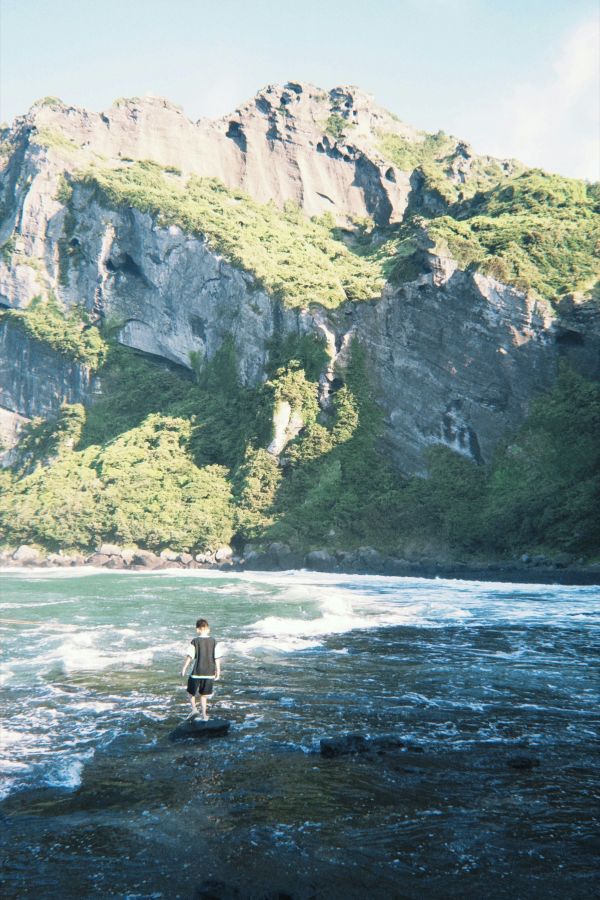
#> input picture examples/showcase/cliffside-witness-before.jpg, 1200 x 1800 px (shown at 1/2 size)
$ python analyze_selective_color.py ../../../examples/showcase/cliffside-witness-before.jpg
#> lines starting #> are read from the running program, lines starting #| are printed output that depends on the picture
#!/usr/bin/env python3
"""Report selective-color and white-field distribution without editing pixels."""

from __future__ import annotations

import argparse
from collections import deque
import json
import math
from pathlib import Path
from typing import Iterable

from PIL import Image


TARGET_RATIO = 16 / 9
RATIO_TOLERANCE = 0.01
MIN_VISIBLE_VALUE = 32
MIN_COMPONENT_FRACTION = 0.0005
MIN_COMPONENT_PIXELS = 4
WHITE_MAX_SATURATION = 25
WHITE_MIN_VALUE = 218
MIN_CONTIGUOUS_WHITE_FIELD_FRACTION = 0.30


def build_chroma_mask(
    hsv_image: Image.Image, saturation_threshold: int
) -> list[bool]:
    return [
        saturation >= saturation_threshold and value >= MIN_VISIBLE_VALUE
        for _, saturation, value in hsv_image.get_flattened_data()
    ]


# [139 lines left out: functions build_white_field_mask, connected_components, _neighbors, _scaled_bbox, build_report, not called in this run]


def analyze_image(
    path: Path | str, saturation_threshold: int = 64, max_edge: int = 640
) -> dict[str, object]:
#> called with saturation_threshold = 64, max_edge = 640
    source_path = Path(path)
    with Image.open(source_path) as source:
#> source is the input picture: PIL image 1200x1800 RGB; mean R, G, B 126.9, 145.2, 143.9
        original = source.convert("RGB")

    original_size = original.size
#> original_size = (1200, 1800)
    analysis = original.copy()
    analysis.thumbnail((max_edge, max_edge), Image.Resampling.LANCZOS)
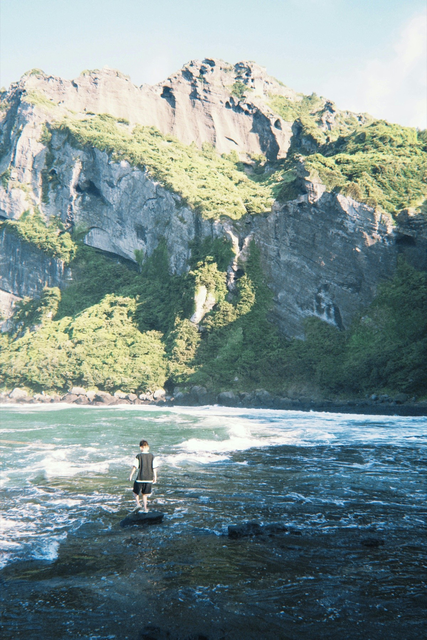
#> analysis: PIL image 427x640 RGB; mean R, G, B 126.9, 145.2, 143.9
    hsv = analysis.convert("HSV")
#> hsv: PIL image 427x640 HSV; mean H, S, V 112.8, 69.5, 153.1
    chroma_mask = build_chroma_mask(hsv, saturation_threshold)
    chroma_components = connected_components(
        chroma_mask, analysis.width, analysis.height
    )
    white_field_mask = build_white_field_mask(hsv)
    white_field_components = connected_components(
        white_field_mask, analysis.width, analysis.height
    )
    return build_report(
        original_size,
        analysis.size,
        chroma_mask,
        chroma_components,
        white_field_mask,
        white_field_components,
    )


def parse_args() -> argparse.Namespace:
    parser = argparse.ArgumentParser(
        description=(
            "Inspect aspect ratio, high-chroma distribution, and contiguous "
            "white field without editing pixels."
        )
    )
    parser.add_argument("image", type=Path)
    parser.add_argument("--saturation-threshold", type=int, default=64)
    parser.add_argument("--max-edge", type=int, default=640)
    return parser.parse_args()


def main() -> int:
    args = parse_args()
    report = analyze_image(
        args.image,
        saturation_threshold=args.saturation_threshold,
        max_edge=args.max_edge,
    )
    print(json.dumps(report, ensure_ascii=False, indent=2))
    return 0


if __name__ == "__main__":
#> (the run stopped early here; a loop or call above may not have finished)

$ run again, on examples/showcase/hyeopjae-turquoise-line-before.jpg
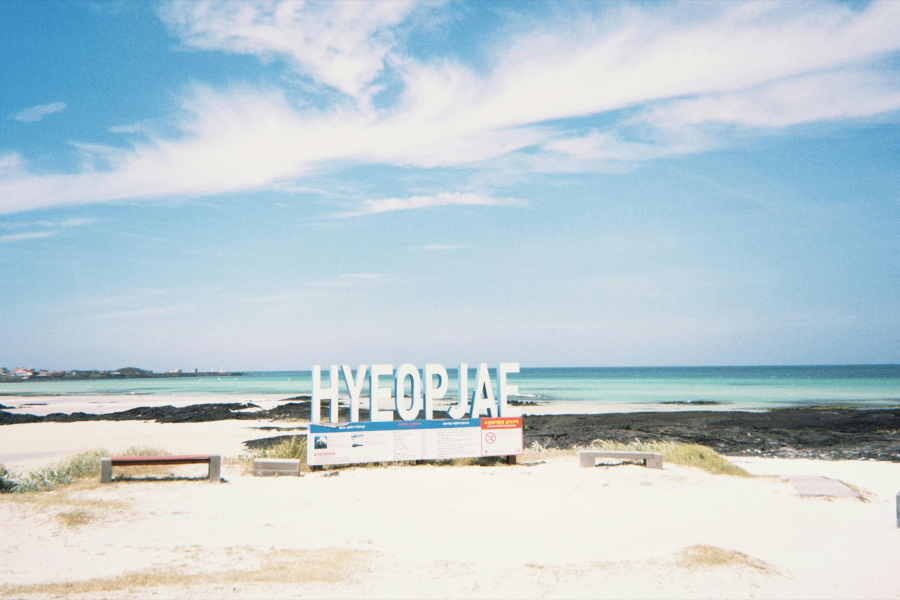
#> input picture examples/showcase/hyeopjae-turquoise-line-before.jpg, 1800 x 1200 px (shown at 1/2 size)
#> in analyze_image, source is the input picture: PIL image 1800x1200 RGB; mean R, G, B 189.2, 205.8, 213.3
#> in analyze_image, `analysis.thumbnail((max_edge, max_edge), Image.Resampling.LANCZOS)`:
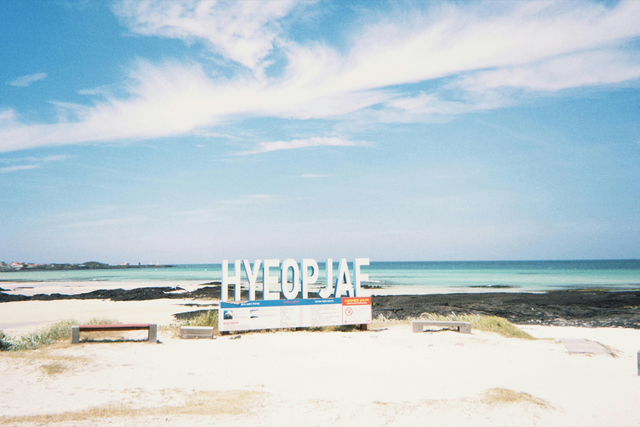
#> analysis: PIL image 640x427 RGB; mean R, G, B 189.2, 205.8, 213.4
#> hsv: PIL image 640x427 HSV; mean H, S, V 106.7, 42.1, 218.9

$ run again, on examples/showcase/orange-city-facade-before.jpg
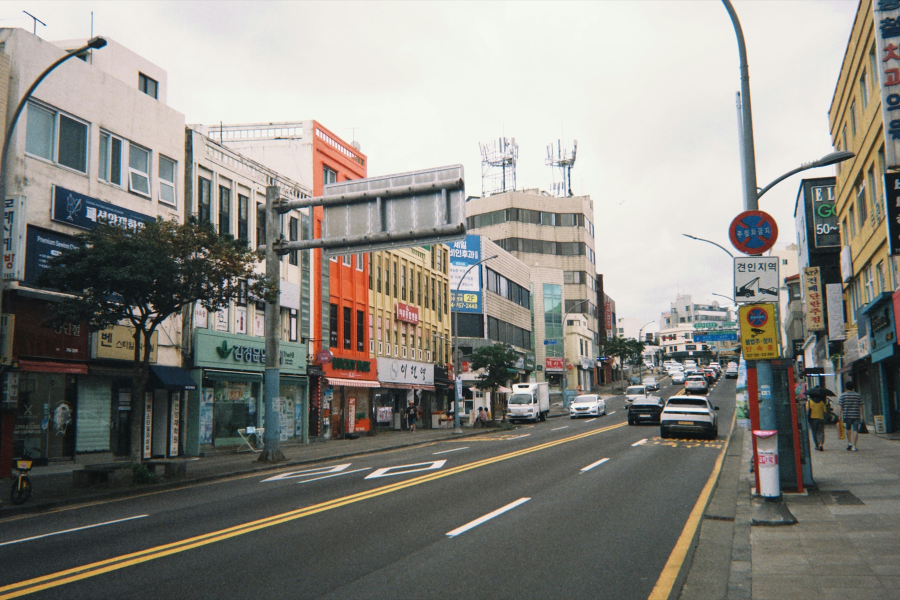
#> input picture examples/showcase/orange-city-facade-before.jpg, 1800 x 1200 px (shown at 1/2 size)
#> in analyze_image, source is the input picture: PIL image 1800x1200 RGB; mean R, G, B 138.2, 136.6, 130.3
#> in analyze_image, `analysis.thumbnail((max_edge, max_edge), Image.Resampling.LANCZOS)`:
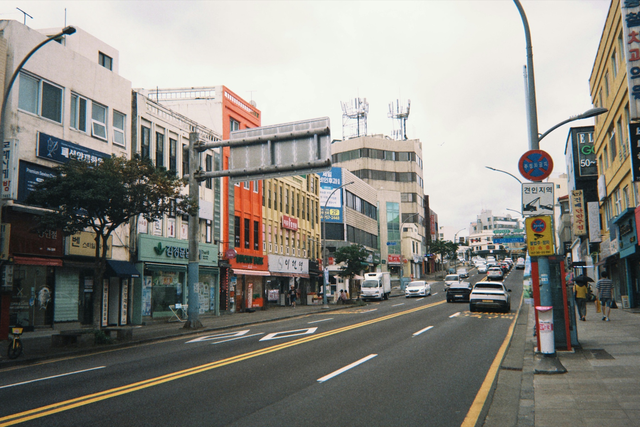
#> analysis: PIL image 640x427 RGB; mean R, G, B 138.2, 136.6, 130.3
#> hsv: PIL image 640x427 HSV; mean H, S, V 70.6, 38.5, 143.8

$ run again, on examples/showcase/seaside-piano-gesture-before.jpg
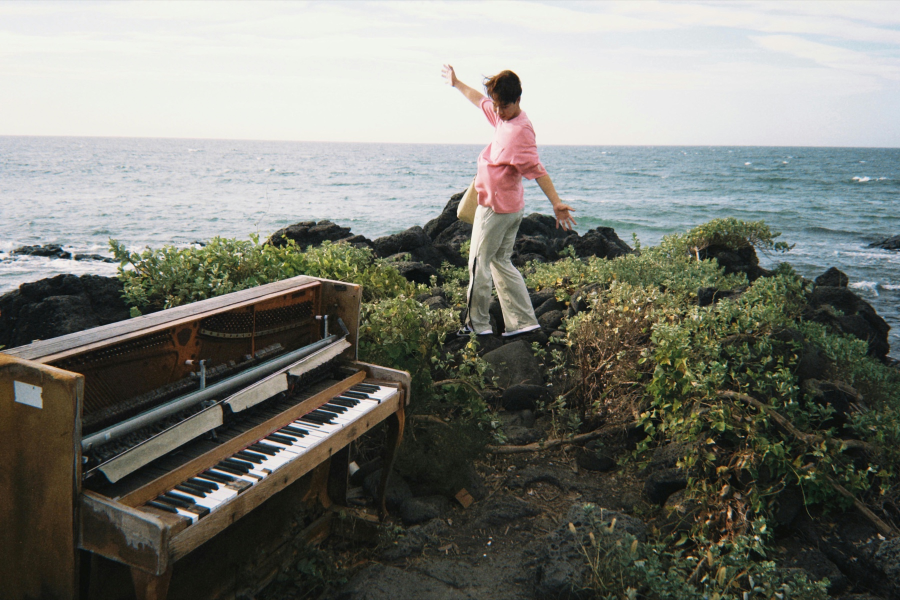
#> input picture examples/showcase/seaside-piano-gesture-before.jpg, 1800 x 1200 px (shown at 1/2 size)
#> in analyze_image, source is the input picture: PIL image 1800x1200 RGB; mean R, G, B 121.4, 122.7, 115.2
#> in analyze_image, `analysis.thumbnail((max_edge, max_edge), Image.Resampling.LANCZOS)`:
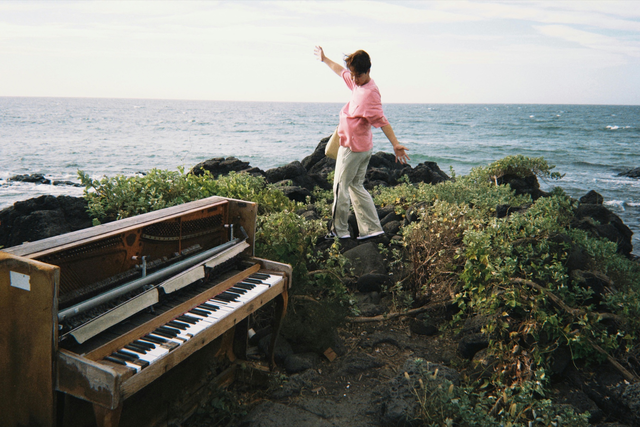
#> analysis: PIL image 640x427 RGB; mean R, G, B 121.4, 122.7, 115.2
#> hsv: PIL image 640x427 HSV; mean H, S, V 78.4, 49, 127.2
